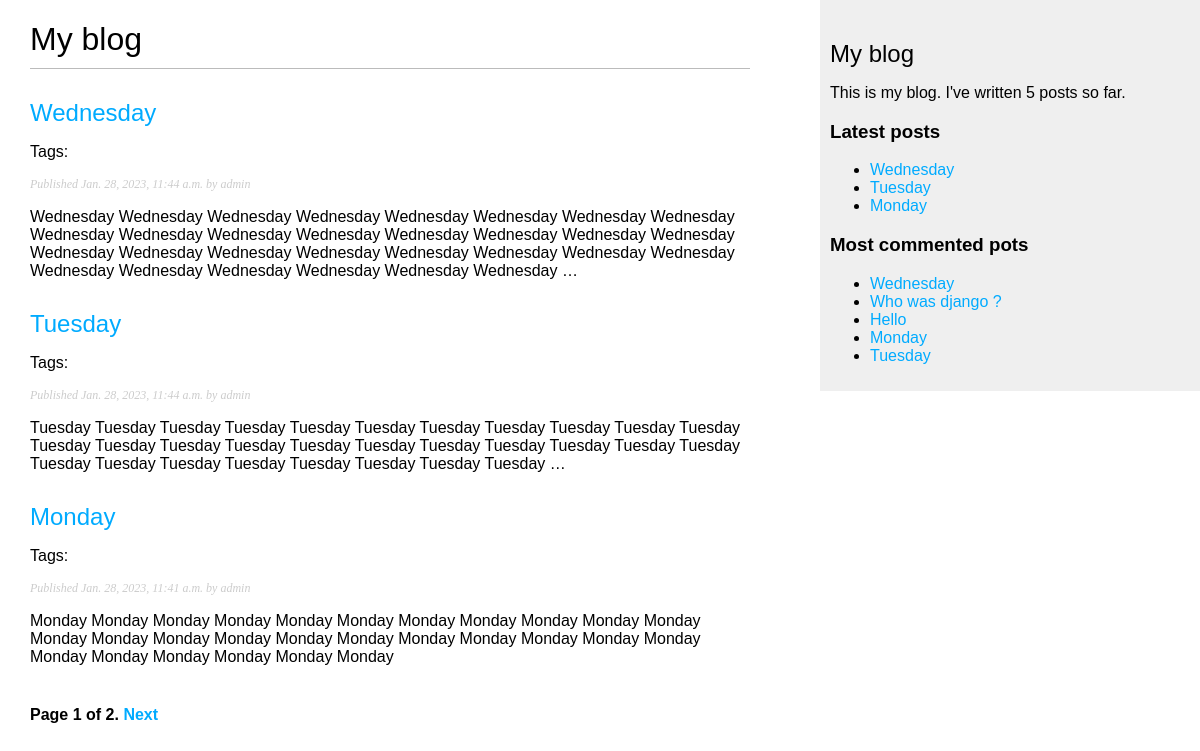
Page /blog/ on the earlier database version.
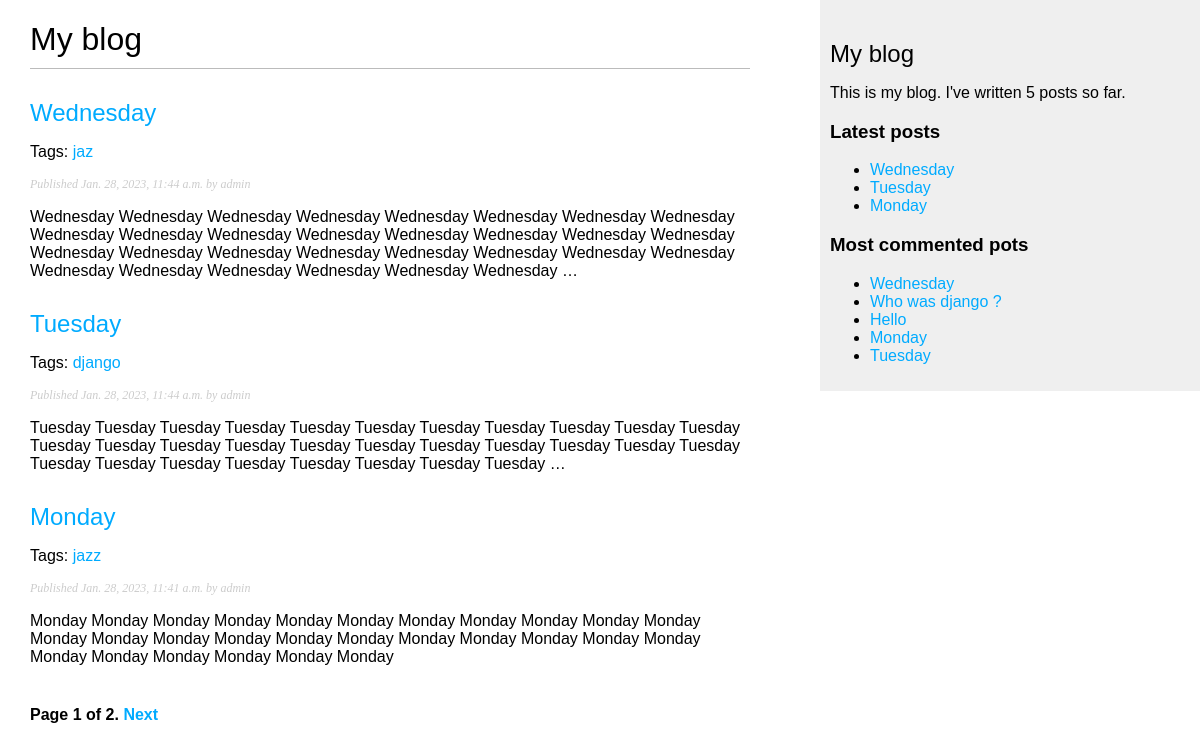
Same page on the later database version.
### blog/models.py (models this page shows, shortened)
class Post(models.Model):
    class Status(models.TextChoices):
        DRAFT = 'DF', 'Draft'
        PUBLISHED = 'PB', 'Published'
    title = models.CharField(max_length=250)
    slug = models.SlugField(max_length=250,
                            unique_for_date='publish')
    author = models.ForeignKey(User,
                               on_delete=models.CASCADE,
                               related_name='blog_posts')
    body = models.TextField()
    publish = models.DateTimeField(default=timezone.now)
    created = models.DateTimeField(auto_now_add=True)
    updated = models.DateTimeField(auto_now=True)
    status = models.CharField(max_length=2,
                              choices=Status.choices,
                              default=Status.DRAFT)
    objects = models.Manager()
    published = PublishedManager()
    tags = TaggableManager()
    class Meta:
        ordering = ['-publish']
        indexes = [
            models.Index(fields=['-publish']),
        ]
    def get_absolute_url(self):
        return reverse('blog:post_detail',
                       args=[self.publish.year,
                             self.publish.month,
                             self.publish.day,
                             self.slug])

### blog/views.py (the view)
# urls.py: path('', views.post_list, name='post_list'),
def post_list(request, tag_slug=None):
    post_list = Post.published.all()
    tag = None
    if tag_slug:
        tag = get_object_or_404(Tag, slug=tag_slug)
        post_list = post_list.filter(tags__in=[tag])
    paginator = Paginator(post_list, 3)
    page_number = request.GET.get('page', 1)
    try:
        posts = paginator.page(page_number)
    except PageNotAnInteger:
        posts = paginator.page(1)
    except EmptyPage:
        posts = paginator.page(paginator.num_pages)
    return render(request,
                  'blog/post/list.html',
                  {'posts': posts,
                   'tag': tag})

### blog/models.py (called while the page is built)
    def get_queryset(self):
        return super().get_queryset()\
                        .filter(status=Post.Status.PUBLISHED)

### blog/templatetags/blog_tags.py (called while the page is built)
@register.simple_tag
def total_posts():
    return Post.published.count()

@register.inclusion_tag('blog/post/latest_posts.html')
def show_latest_posts(count=5):
    latest_posts = Post.published.order_by('-publish')[:count]
    return {'latest_posts': latest_posts}

@register.simple_tag
def get_most_commented_posts(count=5):
    return Post.published.annotate(
        total_comments=Count('comments')
    ).order_by('-total_comments')[:count]

@register.filter(name='markdown')
def markdown_format(text):
    return mark_safe(markdown.markdown(text))

### blog/templates/blog/post/list.html (shortened to what this page needs)
{% extends "blog/base.html" %}
{% load blog_tags %}
{% block content %}
    <h1>My blog</h1>
    {% for post in posts %}
        <h2>
            <a href="{{ post.get_absolute_url }}">
                {{ post.title }}
            </a>
        </h2>
        <p class="tags">
            Tags:
            {% for tag in post.tags.all %}
                <a href="{% url 'blog:post_list_by_tag' tag.slug %}">
                    {{ tag.name }}
                </a>
            {% endfor %}
        </p>
        <p class="date">
            Published {{ post.publish }} by {{ post.author }}
        </p>
        {{ post.body|markdown|truncatewords_html:30 }}
    {% endfor %}
    {% include "pagination.html" with page=posts %}
{% endblock %}

### blog/templates/blog/base.html (shortened to what this page needs)
{% load blog_tags %}
{% load static %}
<!DOCTYPE html>
<html>
<head>
    <link href="{% static "css/blog.css" %}" rel="stylesheet">
</head>
<body>
    <div id="content">
        {% block content %}
        {% endblock %}
    </div>
    <div id="sidebar">
        <h2>My blog</h2>
        <p>
            This is my blog.
            I've written {% total_posts %} posts so far.
        </p>
        <h3>Latest posts</h3>
        {% show_latest_posts 3 %}
        <h3>Most commented pots</h3>
        {% get_most_commented_posts as most_commented_posts %}
        <ul>
            {% for post in most_commented_posts %}
                <li>
                    <a href="{{ post.get_absolute_url }}">{{ post.title }}</a>
                </li>
            {% endfor %}
        </ul>
    </div>
</body>
</html>

### blog/templates/pagination.html (shortened to what this page needs)
<div class="pagination">
    <span class="step-links">
        <span class="current">
            Page {{ page.number }} of {{ page.paginator.num_pages }}.
        </span>
        {% if page.has_next %}
            <a href="?page={{ page.next_page_number }}">Next</a>
        {% endif %}
    </span>
</div>

### blog/templates/blog/post/latest_posts.html
<ul>
    {% for post in latest_posts %}
        <li>
            <a href="{{ post.get_absolute_url }}"> {{ post.title }}</a>
        </li>
    {% endfor %}
</ul>

### blog/static/css/blog.css (style rules this page uses)
body { margin:0; padding:0; font-family:helvetica, sans-serif; }
a { color:#00abff; text-decoration:none; }
h1 { font-weight:normal; border-bottom:1px solid #bbb; padding:0 0 10px 0; }
h2 { font-weight:normal; margin:30px 0 0; }
#content { float:left; width:60%; padding:0 0 0 30px; }
#sidebar { float:right; width:30%; padding:10px; background:#efefef; height:100%; }
p.date { color:#ccc; font-family: georgia, serif; font-size: 12px; font-style: italic; }
.pagination { margin:40px 0; font-weight:bold; }

Differences in the rows shown:
added Tag: name "jaz", shown under Post "Wednesday"
changed Post "Tuesday": gains Tag (name "django")
changed Post "Monday": gains Tag (name "jazz")
